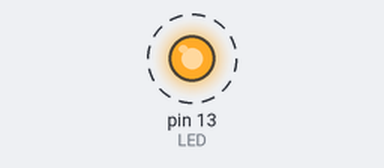
Bench run of a sketch on a simulated Arduino Uno, built with avr-gcc and run on an emulated ATmega328P. Shown: output pins drawn as LEDs (lit = HIGH). Dashed ring = blinking.

Above: at 0.5 s.
Timing chart, 0 to 4.6 s (numbered marks = the images above):
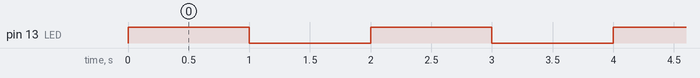

Measured:
- by itself, pin 13 (LED): alternates HIGH for 1.0 s and LOW for 1.0 s

The sketch:

blinkingLED.pdf.ino
```cpp
const int LED = 13;
int input = 1000;

class Blink{
  public:
    void Blinking(int led, int timeInterval){
      digitalWrite(led,HIGH);
      delay(timeInterval);
      digitalWrite(led,LOW);
      delay(timeInterval);
    }
};

void setup() {
  // put your setup code here, to run once:
  pinMode(LED,OUTPUT);
}

void loop() {
  // put your main code here, to run repeatedly:
  Blink blink;

  blink.Blinking(13,input);
}
```
